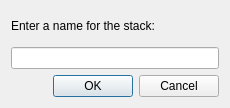
<?xml version="1.0" encoding="UTF-8"?>
<ui version="4.0">
 <class>StackNameDialog</class>
 <widget class="QDialog" name="StackNameDialog">
  <property name="geometry">
   <rect>
    <x>0</x>
    <y>0</y>
    <width>230</width>
    <height>108</height>
   </rect>
  </property>
  <property name="windowTitle">
   <string>Stack name</string>
  </property>
  <layout class="QVBoxLayout" name="verticalLayout">
   <item>
    <widget class="QLabel" name="label">
     <property name="text">
      <string>Enter a name for the stack:</string>
     </property>
    </widget>
   </item>
   <item>
    <widget class="QLineEdit" name="lineEdit"/>
   </item>
   <item>
    <widget class="QDialogButtonBox" name="buttonBox">
     <property name="orientation">
      <enum>Qt::Horizontal</enum>
     </property>
     <property name="standardButtons">
      <set>QDialogButtonBox::Cancel|QDialogButtonBox::Ok</set>
     </property>
    </widget>
   </item>
  </layout>
 </widget>
 <resources/>
 <connections>
  <connection>
   <sender>buttonBox</sender>
   <signal>accepted()</signal>
   <receiver>StackNameDialog</receiver>
   <slot>accept()</slot>
   <hints>
    <hint type="sourcelabel">
     <x>248</x>
     <y>254</y>
    </hint>
    <hint type="destinationlabel">
     <x>157</x>
     <y>274</y>
    </hint>
   </hints>
  </connection>
  <connection>
   <sender>buttonBox</sender>
   <signal>rejected()</signal>
   <receiver>StackNameDialog</receiver>
   <slot>reject()</slot>
   <hints>
    <hint type="sourcelabel">
     <x>316</x>
     <y>260</y>
    </hint>
    <hint type="destinationlabel">
     <x>286</x>
     <y>274</y>
    </hint>
   </hints>
  </connection>
 </connections>
</ui>
